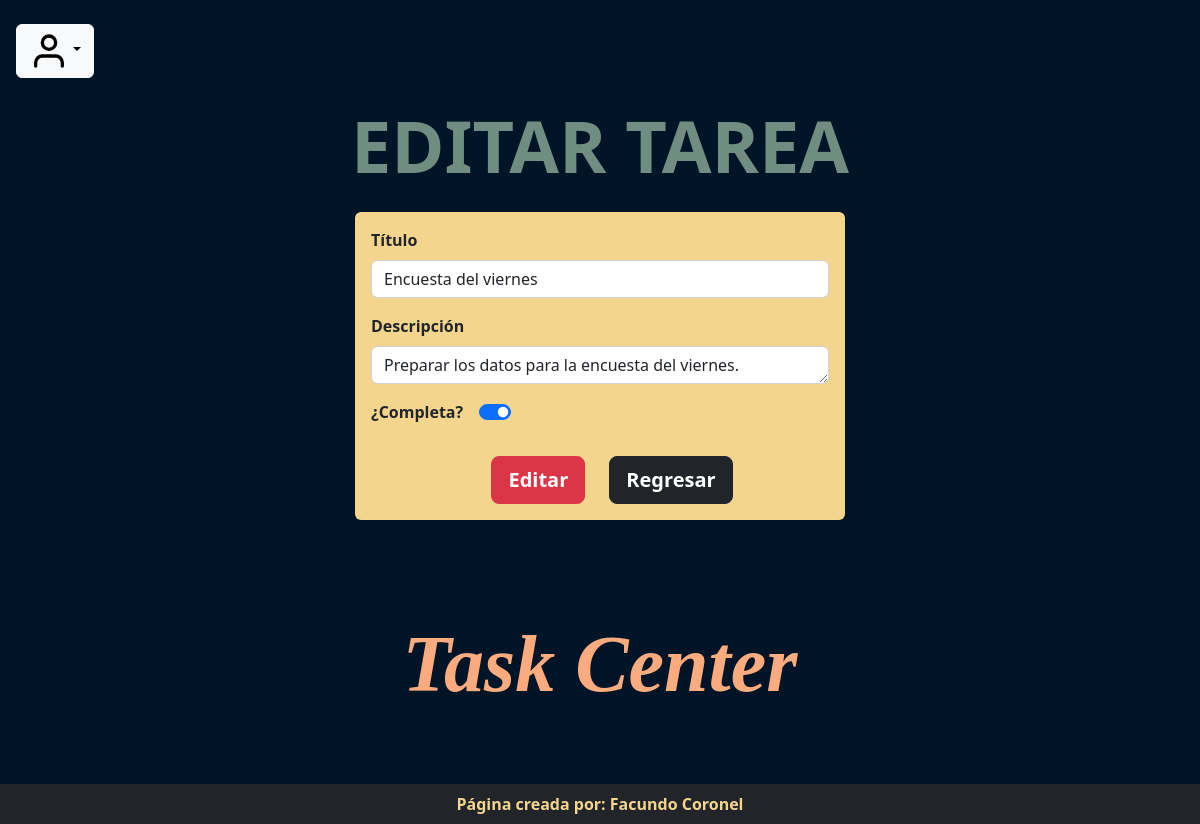
The app's page /editar-tarea/16/ (signed in) with its own data.
### base/models.py (models this page shows, shortened)
class Task(models.Model):
    user = models.ForeignKey(User, on_delete=models.CASCADE, null=True, blank=True)
    title = models.CharField(max_length=200)
    description = models.TextField(null=True, blank=True)
    complete = models.BooleanField(default=False)
    created = models.DateTimeField(auto_now_add=True)
    class Meta:
        ordering = ['created','complete']

### base/views.py (the view)
# urls.py: path('editar-tarea/<int:pk>/', login_required(TaskUpdate.as_view()), name="update"),
class TaskUpdate (UpdateView):
    model = Task
    form_class = TaskForm
    template_name = 'base/actualizarTarea.html'
    success_url = reverse_lazy('index')

### base/forms.py
class TaskForm(forms.ModelForm):
    class Meta:
        model = Task
        fields = ["title","description","complete"]
        widgets = {
            "title": forms.TextInput(attrs={'class':'form-control', 'placeholder':'Titulo'}),
            "description": forms.Textarea(attrs={'class':'form-control', 'placeholder':'Descripción', 'id':'txt','onkeyup':'textAreaAdjust(this)'}),
            'complete': forms.CheckboxInput(attrs={'class':'form-check-input','type':'checkbox','role':'switch'})
        }

### base/templates/base/actualizarTarea.html (shortened to what this page needs)
{% extends 'base/main.html' %}
{% load static %}
{% block content %}
<body style="background-color: #001427;">
    <h1 class="display-2 fw-bold text-center mt-4" style="color: #708D81;">EDITAR TAREA</h1>
<div class="container-fluid d-flex justify-content-center mt-4">
    <div class="col-md-5">
        <form class="fondo2 p-3 rounded" method='POST' action="" style="background-color: #F4D58D;">
             <div class="form-group">
                <label for="exampleFormControlInput1" class="form-label fw-bold">Título</label>
                {{form.title}}
             </div>
             <div class="form-group">
                <label for="exampleFormControlInput1" class="form-label mt-3 fw-bold">Descripción</label>
                {{form.description}}
             </div>
             <div class="d-flex">
                <label for="exampleFormControlInput1" class="form-label mt-3 fw-bold">¿Completa?</label>
                <div class="form-check form-switch mt-3 mx-3">
                    {{form.complete}}
                 </div>
             </div>
             <span class="d-flex justify-content-center mt-4">
                <input class="btn btn-danger btn-lg fw-bold mx-4" type="submit" value="Editar"/>
                <button type ="button" class="btn btn-dark btn-lg fw-bold" onclick="window.history.go(-1);" >Regresar</button>
            </span>
        </form>
    </div>
</div>
<div class="container-fluid text-center my-5 pt-5">
    <a href="{% url 'index' %}" style="color: #FBAB7E; text-decoration: none; color: linear-gradient(62deg, #FBAB7E 0%, #F7CE68 100%)"><h2 class="display-1 fw-bold texto" style="font-family: 'Pacifico', cursive;"><em>Task Center</em></h2></a>
</div>
</body>
{% endblock %}

### base/static/base/css/style.css (style rules this page uses)
body { background-color: #001427; position: relative; padding-bottom: 4em; min-height: 100vh; }
h1 { color: #708D81; }
.texto { color: #FBAB7E; color: linear-gradient(62deg, #FBAB7E 0%, #F7CE68 100%); font-family: 'Pacifico', cursive; }
.fondo2 { background-color: #F4D58D; }
#txt { display: block; height: 2vh; width: 100%; overflow: hidden; }

### records on screen
Task: title "Encuesta del viernes", description "Preparar los datos para la encuesta del viernes.", complete "☑"
